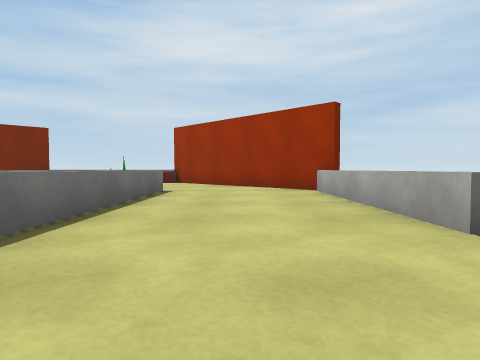
view 1 (above)

20 first-person views from a walk through a scene from a Unity 3-D project. The camera is 0.21 m above the floor, tilts 2° down and sees 75° across. The floor is counted in squares, 0.5 m on a side. Each view is taken from the middle of a square. On the plan, view 1 faces up. The plan holds only what a view shows up to about 9 squares ahead; the rest is blank. Some surface patterns are stand-ins.

view 2
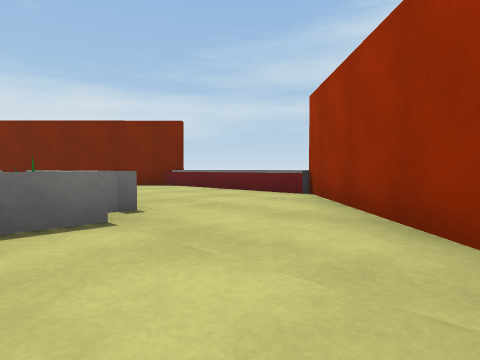

view 3
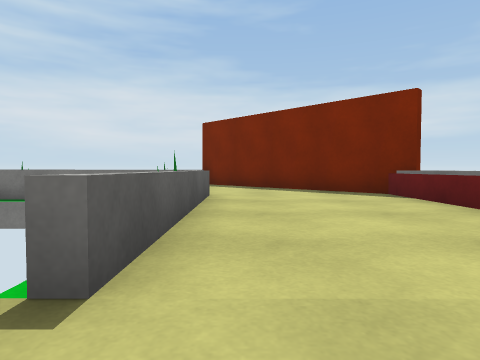

view 4
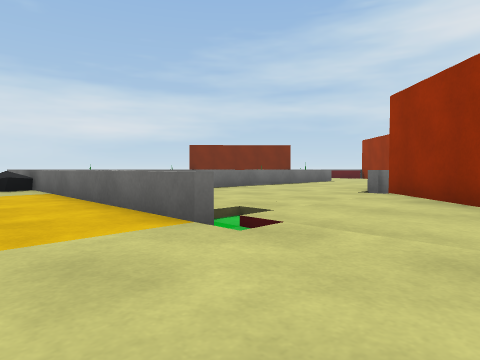

view 5
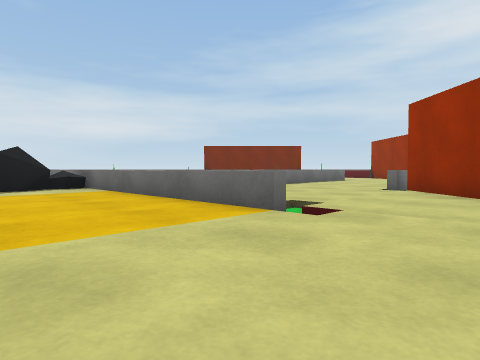

view 6
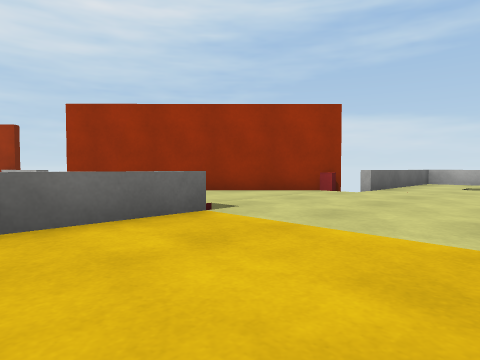

view 7
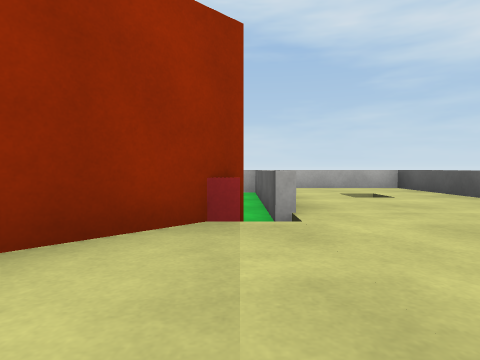

view 8
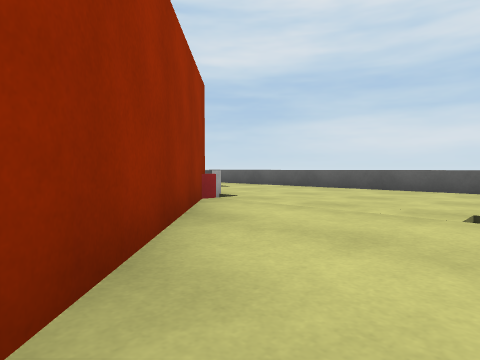

view 9
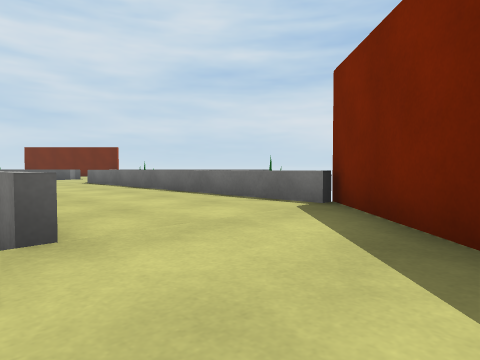

view 10
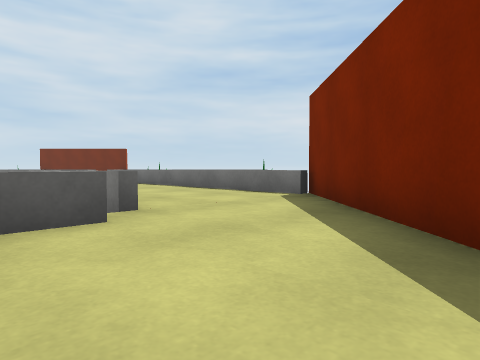

view 11
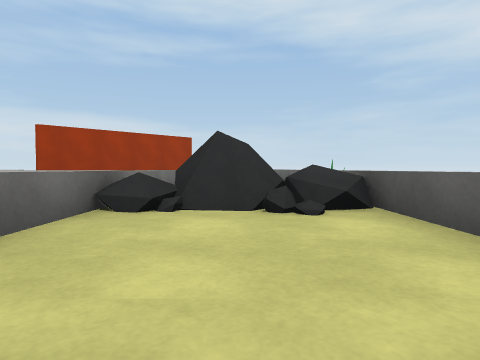

view 12
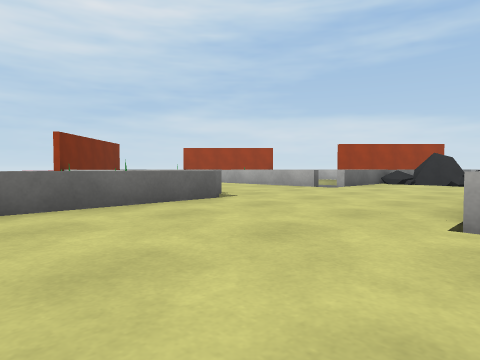

view 13
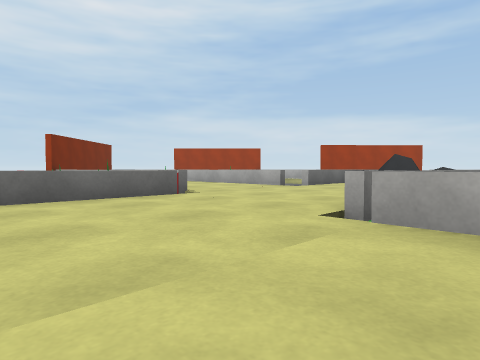

view 14
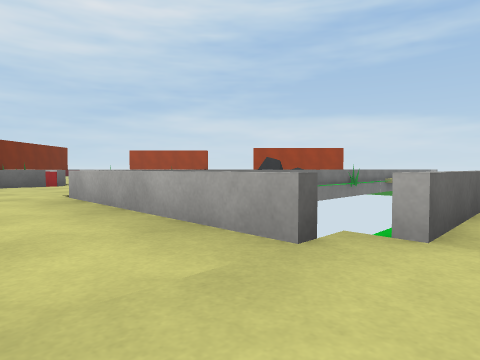

view 15
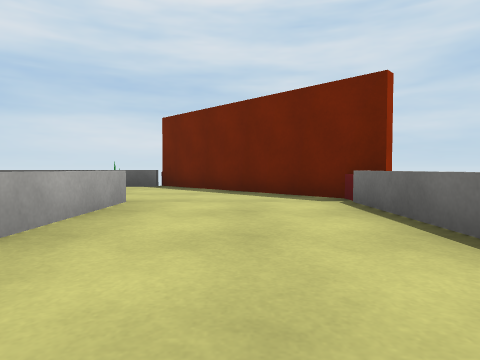

view 16
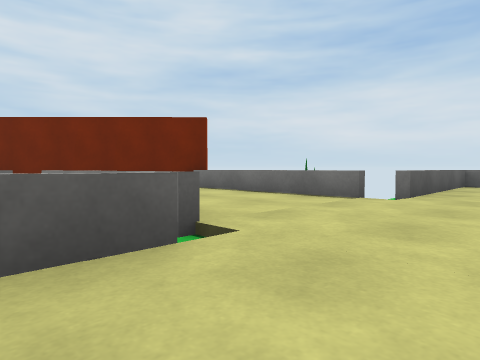

view 17
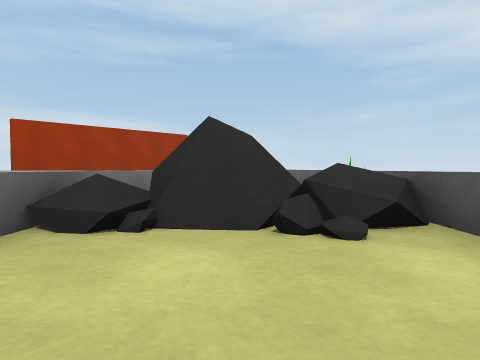

view 18
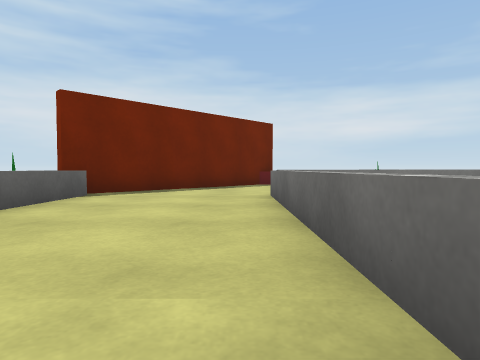

view 19
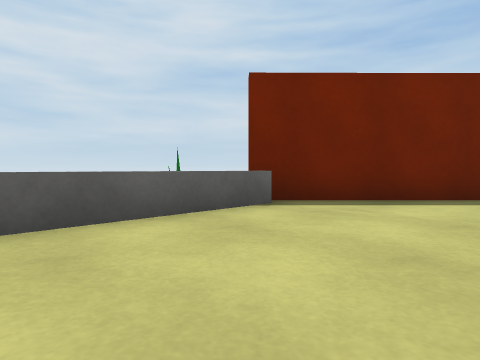

view 20
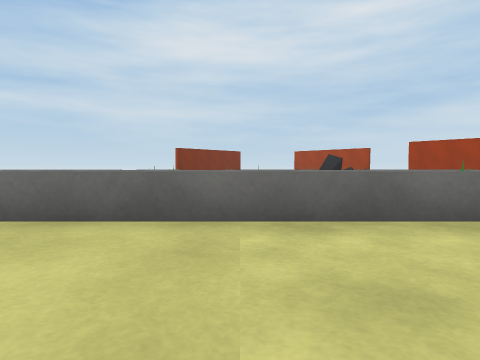

### Floor plan
Key: @ floor where view 1 was taken; # wall or solid block; . main floor; - floor 0.05 m lower than the main floor; = window, fence, low wall or low ledge; R rock.
Columns run from 18 left of view 1 to 10 right of it. Each row starts with its distance up from view 1.
 10            ##===##
  9           ##.....##
  8          ##.......#
  7         ##.........##
  6         #...#===#...#
  5         =...=   =...=
  4         =...=   =...=
  3         =...=   =...=
  2         =.. =   =...##
  1         =.. =   =....##
  0         =...=   =.@...#
 -1         =...=   =......##
 -2      ===#...#=##====-...#===#
 -3      .........RR............=
 -4      .........RR..........-.=
 -5 =.............RR  ..........=
 -6 #===#...#=====##============#
 -7     =...=
 -8     =...=
 -9     =...=
-10     #...#======
-11     ##.........
-12      ##.......
-13       ##.....
-14        ##====

Positions as (right, up) in squares from view 1, and headings:
1: (0, 0), facing up
2: (1, 5), facing up-left
3: (-1, 7), facing left
4: (4, -4), facing up-left
5: (4, -5), facing up-left
6: (0, -5), facing up-right
7: (3, -2), facing right
8: (2, 1), facing down-right
9: (-6, 8), facing down-left
10: (-5, 9), facing down-left
11: (-7, -4), facing right
12: (-13, -6), facing up-right
13: (-13, -7), facing up-right
14: (-12, -11), facing up-right
15: (-12, -6), facing down
16: (-9, -4), facing down-left
17: (-6, -4), facing right
18: (-5, -11), facing left
19: (-7, -11), facing down-left
20: (-6, -13), facing up
